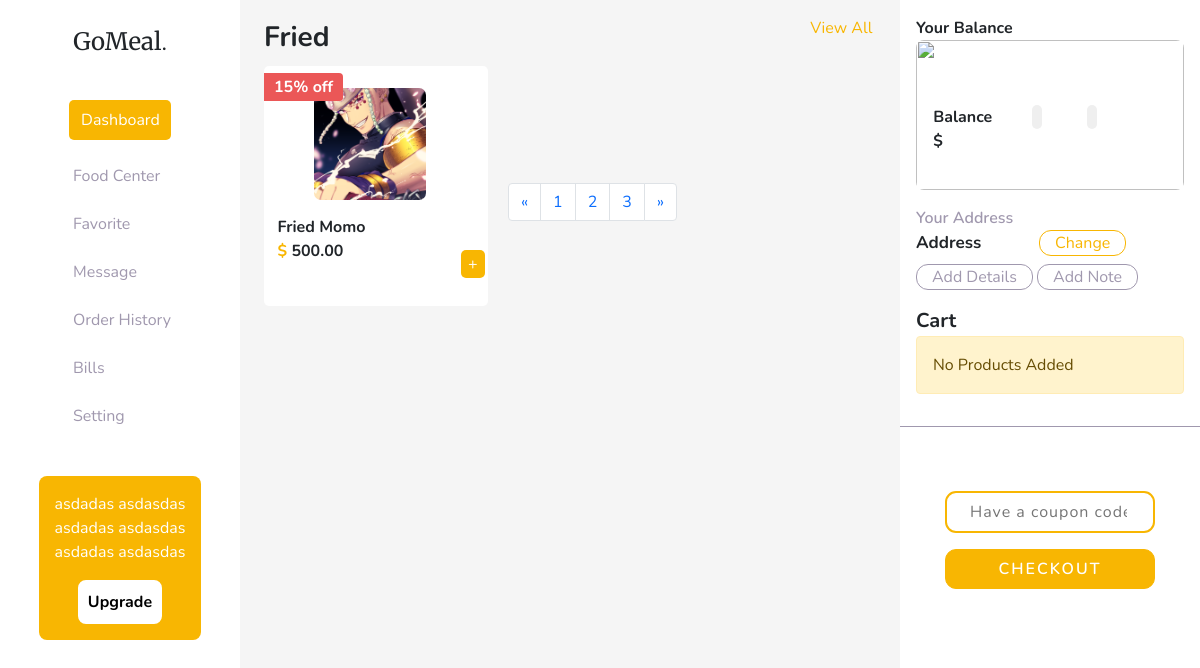
Screenshot of /home/category-wise-item/Fried/ with the database file from the repository.
### vendorside/models.py (models this page shows, shortened)
class Category(models.Model):
    title = models.CharField(max_length=255)
    vendor = models.ForeignKey(VendorProfile, on_delete=models.CASCADE)
    category_img = models.ImageField(upload_to="images/")
    class Meta:
        ordering = ["-id"]
        verbose_name = "Category"

class Product(models.Model):
    STATUS_CHOICE = (
        ("Active", "Active"),
        ("Deactive", "Deactive")
    )
    STOCK_STATUS = (
        ("Yes", "Yes"),
        ("No", "No")
    )
    title = models.CharField(max_length=255)
    product_image = models.ImageField(upload_to="images/")
    category = models.ForeignKey(Category, on_delete=models.CASCADE)
    vendor = models.ForeignKey(VendorProfile, on_delete=models.CASCADE)
    is_out_stock = models.CharField(max_length=255, null=True, blank=True, default="No")
    stock_qty = models.PositiveIntegerField(null=True, blank=True)
    status = models.CharField(max_length=255, choices=STATUS_CHOICE)
    regular_price = models.DecimalField(max_digits=10, decimal_places=2, default=0.00)
    sale_price = models.DecimalField(max_digits=10, decimal_places=2, default=0.00)
    is_popular = models.BooleanField(default=False)
    recently_viewed = models.BooleanField(default=False)
    recently_ordered = models.BooleanField(default=False)
    class Meta:
        ordering = ["-id"]
        verbose_name = "Product"

### app/views.py (the view)
# urls.py: path("category-wise-item/<str:title>/", CategorywiseProduct.as_view(), name="CategoryWiseItem"),
class CategorywiseProduct(View):
    template_name = "restaurant/category_wise.html"
    def get(self, request, title):
        cat_obj = get_object_or_404(Category, title=title)
        cat_products = Product.objects.filter(category__title=cat_obj.title)
        args = {
            "cat_obj": cat_obj,
            "cat_products": cat_products,
        }
        return render(request, self.template_name, args)

### app/templates/restaurant/category_wise.html (shortened to what this page needs)
{% load static %} {% include 'main/base.html' %}
<link rel="stylesheet" href="{% static 'css/index.css' %}" />
<link rel="stylesheet" href="{% static 'css/restaurantwise.css' %}" />
{% include 'main/leftsidebar.html' %}
<div class="hello" id="hello1">
  <div class="main_____content">
  <div class="category_____part mt-3">
    <p class="fw-bold fs-3">{{ cat_obj.title }}</p>
    <p class="view">
      <a class="view____all" href="#"
        >View All
      </a>
    </p>
  </div>
  <div class="popular_____dishes mt-2">
    {% if cat_products %}
    {% for p in cat_products %}
    <div class="individual____dishes">
      <img src="{{ p.product_image.url }}" />
      <div class="discount_____offer">
        <p class="discounttt fw-bold">15% off</p>
      </div>
      <div class="popular____card_____details">
        <div class="card____price">
          <div>
            <p class="fw-bold" style="font-size: 16px">{{ p.title }}</p>
            <p style="font-size: 16px" class="fw-bold all____price">
              <span class="dollar">$</span>
              {% if p.sale_price %}
                {{ p.sale_price }}
              {% else %}
                {{ p.regular_price }}
              {% endif %}
            </p>
          </div>
          <form action="{% url 'addTocart' %}" method="POST">
          <div class="add____btn___div">
            <button class="add_____btn">+</button>
          </div>
        </div>
      </div>
    </div>
    {% endfor %}
    {% endif %}
  <div class="d-flex justify-content-center mt-5">
    <nav aria-label="Page navigation example">
        <ul class="pagination">
          <li class="page-item">
            <a class="page-link" href="#" aria-label="Previous">
              <span aria-hidden="true">&laquo;</span>
            </a>
          </li>
          <li class="page-item"><a class="page-link" href="#">1</a></li>
          <li class="page-item"><a class="page-link" href="#">2</a></li>
          <li class="page-item"><a class="page-link" href="#">3</a></li>
          <li class="page-item">
            <a class="page-link" href="#" aria-label="Next">
              <span aria-hidden="true">&raquo;</span>
            </a>
          </li>
        </ul>
      </nav>
  </div>
  {% include 'main/rightsidebar.html' %}
</div>

### static/css/base.css (style rules this page uses)
:root { --black: #2e2e2e; --white: #ffffff; --ash: #a098ae; --lite-grey: #dbdbdb; --lite-white: #f5f5f5; --orange: #f8b602; --lite-green: #a6c44a; --lite-red: #eb5757; --purple: #9d1cb2; --sky: #2d9cdb; }
* { font-family: 'Nunito', sans-serif; padding: 0; margin: 0; box-sizing: border-box; text-decoration: none !important; }

### static/css/index.css (style rules this page uses)
body { background-color: var(--lite-white); }
.hello { display: flex; justify-content: space-between; position: relative; left: 18.5%; width: 81.5%; }
.main_____content { width: 70%; }
.category_____part p { margin-block-end: 0; margin-block-start: 0; }
.view____all { color: var(--orange) !important; }
.category_____part { display: flex; justify-content: space-between; margin-top: 1rem; }
.individual____dishes img { width: 9rem; height: 9rem; object-fit: cover; position: absolute; left: 22.5%; top: 9%; border-radius: 7px; }
.individual____dishes { transition: 0.2s all ease-in-out; background: var(--white); width: 16rem; height: 17rem; position: relative; border-radius: 5px; }
.popular____card_____details { position: absolute; top: 67%; left: 10%; }
.dollar { color: var(--orange); }
.card____price p, .card____price____order p { margin-block-end: 0; margin-block-start: 0; }
.card____price { display: flex; justify-content: space-between; align-items: center; }
.add_____btn { color: var(--white); background-color: var(--orange); border-radius: 5px; border: none; width: 1.5rem; padding: 2px; border: 1px solid var(---orange); transition: 0.2s all ease-in-out; }
.add____btn___div { position: absolute; top: 35px; left: 206%; }
.discount_____offer p { margin-block-end: 0; margin-block-start: 0; }
.discount_____offer { background: var(--lite-red); display: inline-block; border-top-right-radius: 4px; border-bottom-right-radius: 4px; position: absolute; top: 3%; left: 0; }
.discounttt { font-size: 16px; padding: 2px 10px; color: var(--white); }
.popular_____dishes { display: flex; justify-content: flex-start; align-items: center; flex-wrap: wrap; gap: 10px; }
@media (max-width: 2880px) { .main____all____rest, .popular_____dishes { display: flex; justify-content: flex-start; align-items: center; flex-wrap: wrap; gap: 10px; } }
@media (max-width: 2295px) { .main____all____rest, .popular_____dishes { display: flex; justify-content: flex-start; align-items: center; flex-wrap: wrap; gap: 10px; } }
@media (max-width: 1300px) { .hello { left: 20%; width: 80%; } }
@media (max-width: 1300px) { .main_____content { width: 65%; } }
@media (max-width: 1200px) { .hello { left: 22%; width: 78%; } }
@media (max-width: 1724px) { .individual____dishes { width: 15rem; height: 16rem; } }
@media (max-width: 1724px) { .individual____dishes img { width: 8rem; height: 8rem; object-fit: cover; } }
@media (max-width: 1610px) { .individual____dishes { width: 13rem; } }
@media (max-width: 1610px) { .individual____dishes img { width: 7rem; height: 7rem; } }
@media (max-width: 1610px) { .add____btn___div { position: absolute; top: 35px; left: 181%; } }
@media (max-width: 1403px) { .individual____dishes { width: 12rem; height: 14rem; } }
@media (max-width: 1403px) { .individual____dishes img { width: 6rem; height: 6rem; } }
@media (max-width: 1403px) { .popular____card_____details { position: absolute; top: 62%; left: 6%; } }
@media (max-width: 1301px) { .individual____dishes { width: 14rem; height: 15rem; } }
@media (max-width: 1301px) { .individual____dishes img { width: 7rem; height: 7rem; } }
@media (max-width: 1301px) { .popular____card_____details { position: absolute; top: 62%; left: 6%; } }
@media (max-width: 1301px) { .add____btn___div { position: absolute; left: 154%; } }
@media (max-width: 1211px) { .add____btn___div { position: absolute; left: 208%; } }
@media (max-width: 1211px) { .popular_____dishes { display: flex; justify-content: flex-start; align-items: center; flex-wrap: wrap; gap: 20px; } }

### static/css/restaurantwise.css (style rules this page uses)
.main_____content p { margin-block-start: 0; margin-block-end: 0; }

### rows the page displays
Category: title "Fried"
Product: product_image (picture), title "Fried Momo", regular_price "500.00"
